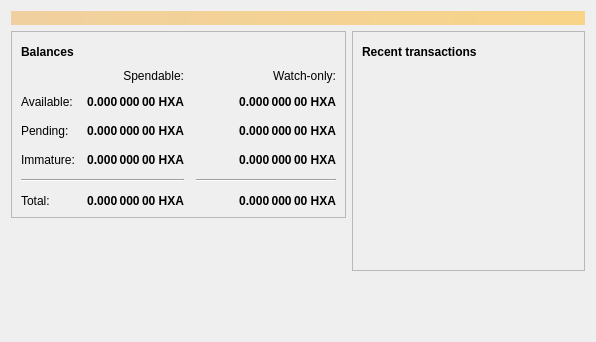
<?xml version="1.0" encoding="UTF-8"?>
<ui version="4.0">
 <class>OverviewPage</class>
 <widget class="QWidget" name="OverviewPage">
  <property name="geometry">
   <rect>
    <x>0</x>
    <y>0</y>
    <width>596</width>
    <height>342</height>
   </rect>
  </property>
  <property name="windowTitle">
   <string>Form</string>
  </property>
  <layout class="QVBoxLayout" name="topLayout">
   <item>
    <widget class="QLabel" name="labelAlerts">
     <property name="visible">
      <bool>false</bool>
     </property>
     <property name="styleSheet">
      <string notr="true">QLabel { background-color: qlineargradient(x1: 0, y1: 0, x2: 1, y2: 0, stop:0 #F0D0A0, stop:1 #F8D488); color:#000000; }</string>
     </property>
     <property name="wordWrap">
      <bool>true</bool>
     </property>
     <property name="margin">
      <number>3</number>
     </property>
     <property name="textInteractionFlags">
      <set>Qt::TextSelectableByMouse</set>
     </property>
    </widget>
   </item>
   <item>
    <layout class="QHBoxLayout" name="horizontalLayout" stretch="1,1">
     <item>
      <layout class="QVBoxLayout" name="verticalLayout_2">
       <item>
        <widget class="QFrame" name="frame">
         <property name="frameShape">
          <enum>QFrame::StyledPanel</enum>
         </property>
         <property name="frameShadow">
          <enum>QFrame::Raised</enum>
         </property>
         <layout class="QVBoxLayout" name="verticalLayout_4">
          <item>
           <layout class="QHBoxLayout" name="horizontalLayout_4">
            <item>
             <widget class="QLabel" name="label_5">
              <property name="font">
               <font>
                <weight>75</weight>
                <bold>true</bold>
               </font>
              </property>
              <property name="text">
               <string>Balances</string>
              </property>
             </widget>
            </item>
            <item>
             <widget class="QPushButton" name="labelWalletStatus">
              <property name="enabled">
               <bool>true</bool>
              </property>
              <property name="maximumSize">
               <size>
                <width>30</width>
                <height>16777215</height>
               </size>
              </property>
              <property name="toolTip">
               <string>The displayed information may be out of date. Your wallet automatically synchronizes with the HelixAlpha network after a connection is established, but this process has not completed yet.</string>
              </property>
              <property name="text">
               <string/>
              </property>
              <property name="icon">
               <iconset resource="../bitcoin.qrc">
                <normaloff>:/icons/warning</normaloff>
                <disabledoff>:/icons/warning</disabledoff>:/icons/warning</iconset>
              </property>
              <property name="iconSize">
               <size>
                <width>24</width>
                <height>24</height>
               </size>
              </property>
              <property name="flat">
               <bool>true</bool>
              </property>
             </widget>
            </item>
            <item>
             <spacer name="horizontalSpacer_3">
              <property name="orientation">
               <enum>Qt::Horizontal</enum>
              </property>
              <property name="sizeHint" stdset="0">
               <size>
                <width>40</width>
                <height>20</height>
               </size>
              </property>
             </spacer>
            </item>
           </layout>
          </item>
          <item>
           <layout class="QGridLayout" name="gridLayout">
            <property name="spacing">
             <number>12</number>
            </property>
            <item row="2" column="2">
             <widget class="QLabel" name="labelWatchPending">
              <property name="font">
               <font>
                <weight>75</weight>
                <bold>true</bold>
               </font>
              </property>
              <property name="cursor">
               <cursorShape>IBeamCursor</cursorShape>
              </property>
              <property name="toolTip">
               <string>Unconfirmed transactions to watch-only addresses</string>
              </property>
              <property name="text">
               <string notr="true">0.000 000 00 HXA</string>
              </property>
              <property name="alignment">
               <set>Qt::AlignRight|Qt::AlignTrailing|Qt::AlignVCenter</set>
              </property>
              <property name="textInteractionFlags">
               <set>Qt::LinksAccessibleByMouse|Qt::TextSelectableByKeyboard|Qt::TextSelectableByMouse</set>
              </property>
             </widget>
            </item>
            <item row="2" column="1">
             <widget class="QLabel" name="labelUnconfirmed">
              <property name="font">
               <font>
                <weight>75</weight>
                <bold>true</bold>
               </font>
              </property>
              <property name="cursor">
               <cursorShape>IBeamCursor</cursorShape>
              </property>
              <property name="toolTip">
               <string>Total of transactions that have yet to be confirmed, and do not yet count toward the spendable balance</string>
              </property>
              <property name="text">
               <string notr="true">0.000 000 00 HXA</string>
              </property>
              <property name="alignment">
               <set>Qt::AlignRight|Qt::AlignTrailing|Qt::AlignVCenter</set>
              </property>
              <property name="textInteractionFlags">
               <set>Qt::LinksAccessibleByMouse|Qt::TextSelectableByKeyboard|Qt::TextSelectableByMouse</set>
              </property>
             </widget>
            </item>
            <item row="3" column="2">
             <widget class="QLabel" name="labelWatchImmature">
              <property name="font">
               <font>
                <weight>75</weight>
                <bold>true</bold>
               </font>
              </property>
              <property name="cursor">
               <cursorShape>IBeamCursor</cursorShape>
              </property>
              <property name="toolTip">
               <string>Mined balance in watch-only addresses that has not yet matured</string>
              </property>
              <property name="text">
               <string notr="true">0.000 000 00 HXA</string>
              </property>
              <property name="alignment">
               <set>Qt::AlignRight|Qt::AlignTrailing|Qt::AlignVCenter</set>
              </property>
              <property name="textInteractionFlags">
               <set>Qt::LinksAccessibleByMouse|Qt::TextSelectableByKeyboard|Qt::TextSelectableByMouse</set>
              </property>
             </widget>
            </item>
            <item row="4" column="0" colspan="2">
             <widget class="Line" name="line">
              <property name="orientation">
               <enum>Qt::Horizontal</enum>
              </property>
             </widget>
            </item>
            <item row="4" column="2">
             <widget class="Line" name="lineWatchBalance">
              <property name="sizePolicy">
               <sizepolicy hsizetype="Preferred" vsizetype="Fixed">
                <horstretch>0</horstretch>
                <verstretch>0</verstretch>
               </sizepolicy>
              </property>
              <property name="minimumSize">
               <size>
                <width>140</width>
                <height>0</height>
               </size>
              </property>
              <property name="orientation">
               <enum>Qt::Horizontal</enum>
              </property>
             </widget>
            </item>
            <item row="5" column="0">
             <widget class="QLabel" name="labelTotalText">
              <property name="text">
               <string>Total:</string>
              </property>
             </widget>
            </item>
            <item row="3" column="1">
             <widget class="QLabel" name="labelImmature">
              <property name="font">
               <font>
                <weight>75</weight>
                <bold>true</bold>
               </font>
              </property>
              <property name="cursor">
               <cursorShape>IBeamCursor</cursorShape>
              </property>
              <property name="toolTip">
               <string>Mined balance that has not yet matured</string>
              </property>
              <property name="text">
               <string notr="true">0.000 000 00 HXA</string>
              </property>
              <property name="alignment">
               <set>Qt::AlignRight|Qt::AlignTrailing|Qt::AlignVCenter</set>
              </property>
              <property name="textInteractionFlags">
               <set>Qt::LinksAccessibleByMouse|Qt::TextSelectableByKeyboard|Qt::TextSelectableByMouse</set>
              </property>
             </widget>
            </item>
            <item row="2" column="3">
             <spacer name="horizontalSpacer_2">
              <property name="orientation">
               <enum>Qt::Horizontal</enum>
              </property>
              <property name="sizeHint" stdset="0">
               <size>
                <width>40</width>
                <height>20</height>
               </size>
              </property>
             </spacer>
            </item>
            <item row="3" column="0">
             <widget class="QLabel" name="labelImmatureText">
              <property name="text">
               <string>Immature:</string>
              </property>
             </widget>
            </item>
            <item row="5" column="1">
             <widget class="QLabel" name="labelTotal">
              <property name="font">
               <font>
                <weight>75</weight>
                <bold>true</bold>
               </font>
              </property>
              <property name="cursor">
               <cursorShape>IBeamCursor</cursorShape>
              </property>
              <property name="toolTip">
               <string>Your current total balance</string>
              </property>
              <property name="text">
               <string notr="true">0.000 000 00 HXA</string>
              </property>
              <property name="alignment">
               <set>Qt::AlignRight|Qt::AlignTrailing|Qt::AlignVCenter</set>
              </property>
              <property name="textInteractionFlags">
               <set>Qt::LinksAccessibleByMouse|Qt::TextSelectableByKeyboard|Qt::TextSelectableByMouse</set>
              </property>
             </widget>
            </item>
            <item row="5" column="2">
             <widget class="QLabel" name="labelWatchTotal">
              <property name="font">
               <font>
                <weight>75</weight>
                <bold>true</bold>
               </font>
              </property>
              <property name="cursor">
               <cursorShape>IBeamCursor</cursorShape>
              </property>
              <property name="toolTip">
               <string>Current total balance in watch-only addresses</string>
              </property>
              <property name="text">
               <string notr="true">0.000 000 00 HXA</string>
              </property>
              <property name="alignment">
               <set>Qt::AlignRight|Qt::AlignTrailing|Qt::AlignVCenter</set>
              </property>
              <property name="textInteractionFlags">
               <set>Qt::LinksAccessibleByMouse|Qt::TextSelectableByKeyboard|Qt::TextSelectableByMouse</set>
              </property>
             </widget>
            </item>
            <item row="0" column="2">
             <widget class="QLabel" name="labelWatchonly">
              <property name="text">
               <string>Watch-only:</string>
              </property>
              <property name="alignment">
               <set>Qt::AlignRight|Qt::AlignTrailing|Qt::AlignVCenter</set>
              </property>
             </widget>
            </item>
            <item row="1" column="0">
             <widget class="QLabel" name="labelBalanceText">
              <property name="text">
               <string>Available:</string>
              </property>
             </widget>
            </item>
            <item row="1" column="1">
             <widget class="QLabel" name="labelBalance">
              <property name="font">
               <font>
                <weight>75</weight>
                <bold>true</bold>
               </font>
              </property>
              <property name="cursor">
               <cursorShape>IBeamCursor</cursorShape>
              </property>
              <property name="toolTip">
               <string>Your current spendable balance</string>
              </property>
              <property name="text">
               <string notr="true">0.000 000 00 HXA</string>
              </property>
              <property name="alignment">
               <set>Qt::AlignRight|Qt::AlignTrailing|Qt::AlignVCenter</set>
              </property>
              <property name="textInteractionFlags">
               <set>Qt::LinksAccessibleByMouse|Qt::TextSelectableByKeyboard|Qt::TextSelectableByMouse</set>
              </property>
             </widget>
            </item>
            <item row="1" column="2">
             <widget class="QLabel" name="labelWatchAvailable">
              <property name="font">
               <font>
                <weight>75</weight>
                <bold>true</bold>
               </font>
              </property>
              <property name="cursor">
               <cursorShape>IBeamCursor</cursorShape>
              </property>
              <property name="toolTip">
               <string>Your current balance in watch-only addresses</string>
              </property>
              <property name="text">
               <string notr="true">0.000 000 00 HXA</string>
              </property>
              <property name="alignment">
               <set>Qt::AlignRight|Qt::AlignTrailing|Qt::AlignVCenter</set>
              </property>
              <property name="textInteractionFlags">
               <set>Qt::LinksAccessibleByMouse|Qt::TextSelectableByKeyboard|Qt::TextSelectableByMouse</set>
              </property>
             </widget>
            </item>
            <item row="2" column="0">
             <widget class="QLabel" name="labelPendingText">
              <property name="text">
               <string>Pending:</string>
              </property>
             </widget>
            </item>
            <item row="0" column="1">
             <widget class="QLabel" name="labelSpendable">
              <property name="text">
               <string>Spendable:</string>
              </property>
              <property name="alignment">
               <set>Qt::AlignRight|Qt::AlignTrailing|Qt::AlignVCenter</set>
              </property>
             </widget>
            </item>
           </layout>
          </item>
         </layout>
        </widget>
       </item>
       <item>
        <spacer name="verticalSpacer">
         <property name="orientation">
          <enum>Qt::Vertical</enum>
         </property>
         <property name="sizeHint" stdset="0">
          <size>
           <width>20</width>
           <height>40</height>
          </size>
         </property>
        </spacer>
       </item>
      </layout>
     </item>
     <item>
      <layout class="QVBoxLayout" name="verticalLayout_3">
       <item>
        <widget class="QFrame" name="frame_2">
         <property name="frameShape">
          <enum>QFrame::StyledPanel</enum>
         </property>
         <property name="frameShadow">
          <enum>QFrame::Raised</enum>
         </property>
         <layout class="QVBoxLayout" name="verticalLayout">
          <item>
           <layout class="QHBoxLayout" name="horizontalLayout_2">
            <item>
             <widget class="QLabel" name="label_4">
              <property name="font">
               <font>
                <weight>75</weight>
                <bold>true</bold>
               </font>
              </property>
              <property name="text">
               <string>Recent transactions</string>
              </property>
             </widget>
            </item>
            <item>
             <widget class="QPushButton" name="labelTransactionsStatus">
              <property name="enabled">
               <bool>true</bool>
              </property>
              <property name="maximumSize">
               <size>
                <width>30</width>
                <height>16777215</height>
               </size>
              </property>
              <property name="toolTip">
               <string>The displayed information may be out of date. Your wallet automatically synchronizes with the HelixAlpha network after a connection is established, but this process has not completed yet.</string>
              </property>
              <property name="text">
               <string/>
              </property>
              <property name="icon">
               <iconset resource="../bitcoin.qrc">
                <normaloff>:/icons/warning</normaloff>
                <disabledoff>:/icons/warning</disabledoff>:/icons/warning</iconset>
              </property>
              <property name="iconSize">
               <size>
                <width>24</width>
                <height>24</height>
               </size>
              </property>
              <property name="flat">
               <bool>true</bool>
              </property>
             </widget>
            </item>
            <item>
             <spacer name="horizontalSpacer">
              <property name="orientation">
               <enum>Qt::Horizontal</enum>
              </property>
              <property name="sizeHint" stdset="0">
               <size>
                <width>40</width>
                <height>20</height>
               </size>
              </property>
             </spacer>
            </item>
           </layout>
          </item>
          <item>
           <widget class="QListView" name="listTransactions">
            <property name="styleSheet">
             <string notr="true">QListView { background: transparent; }</string>
            </property>
            <property name="frameShape">
             <enum>QFrame::NoFrame</enum>
            </property>
            <property name="verticalScrollBarPolicy">
             <enum>Qt::ScrollBarAlwaysOff</enum>
            </property>
            <property name="horizontalScrollBarPolicy">
             <enum>Qt::ScrollBarAlwaysOff</enum>
            </property>
            <property name="selectionMode">
             <enum>QAbstractItemView::NoSelection</enum>
            </property>
           </widget>
          </item>
         </layout>
        </widget>
       </item>
       <item>
        <spacer name="verticalSpacer_2">
         <property name="orientation">
          <enum>Qt::Vertical</enum>
         </property>
         <property name="sizeHint" stdset="0">
          <size>
           <width>20</width>
           <height>40</height>
          </size>
         </property>
        </spacer>
       </item>
      </layout>
     </item>
    </layout>
   </item>
  </layout>
 </widget>
 <resources/>
 <connections/>
</ui>
